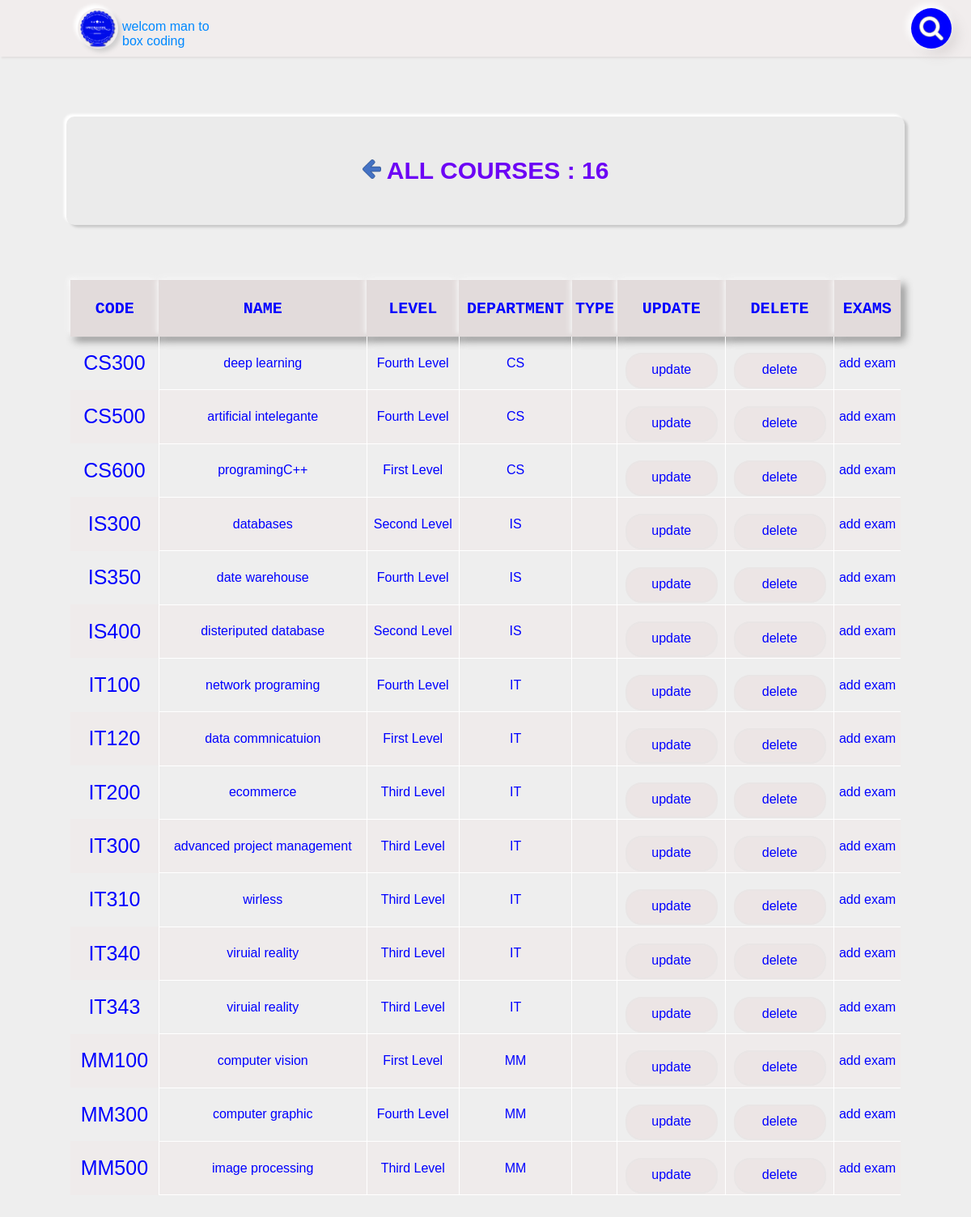
/courses.php, run on the app's committed database.
### tables this page shows
CREATE TABLE `courses` (
  `code` varchar(100) NOT NULL,
  `name` varchar(100) NOT NULL,
  `level` varchar(100) NOT NULL,
  `department` varchar(100) NOT NULL
);

### courses.php (the view, shortened to what this page needs)
<?php
include('config.php');
$selectedc=mysqli_query($con,"select * from courses");
?>
<!DOCTYPE html>
<html lang="en">
<head>
</head>
<body>
    <link href="CSS/stylesh.css" rel="stylesheet" type="text/css">
    <link href="CSS/styleadmin.css" rel="stylesheet" type="text/css">
    <div id="header" class="log">
        <div class="grad">
            <div><img src="img/prand.png" class="card"/><p id="p1" >welcom man to<br>box coding</p></div>
            <div id="blue"><img src="img/search.png" id="cent" class="card1"/></div>
        </div>
    </div>
    <center>
        <form id="form" action="delete_from_car.php" method="post">
        <h2 style="padding:50px 0px;font-size:30px" class="h2" id="discount"> <a href="admin.php"><img src="IMG/return.png" alt="" width=23></a> ALL COURSES : </h2>
        <center>
        <br>
        </center>
        <table>
                <tr>
                    <th>code</th>
                    <th>name</th>
                    <th>level</th>
                    <th>department</th>
                    <th>type</th>
                    <th>update</th>
                    <th>delete</th>
                    <th>exams</th>
                </tr>
        <tbody id="tbody">
        <?php
        while($row=mysqli_fetch_array($selectedc)){
        echo"<tr>";
        echo"<td>$row[0]</td>";
        echo"<td>$row[1]</td>";
        echo"<td>$row[2]</td>";
        echo"<td>$row[3]</td>";
        echo"<td></td>";
        echo"<td> <a href='editc.php ?id=$row[0]' class='aa'>update</a></td>";
        echo"<td> <a href='deletec.php ?id=$row[0]' class='aa'>delete</a></td>";
        echo"<td> <a href='addexam.php ?id=$row[0]' class='btna'>add exam</a></td>";
        echo"</tr>";
       }
        ?>
        </tbody>
</table>
</form>
</center>
</body>
</html>

### CSS/stylesh.css (style rules this page uses)
* { padding: 0px; margin: 0px; font-family:sans-serif; }
body { background-color: #eeeeee; color:blue; }
#header { width:100%; height: 70px; background: #f1eded; box-shadow: -4px -4px 4px 0px #ffffff, 2px 2px 2px 0px rgb(226, 223, 223); color: blue; }
.card { width: 50px; height: 50px; border-radius: 80%; margin-top: 10px; box-shadow: -4px -4px 4px 0px #ffffff, 4px 4px 5px 0px #d1d0d0; }
.card1 { margin-top: 5px; width: 25px; margin-left:25%; }
.grad { width: 90%; margin-left:8%; }
.grad { display: flex; justify-content: space-between; }
#blue { background-color: blue; border-radius:50%; width: 50px; height: 50px; margin-top: 10px; box-shadow: -3px -3px 8px 2px #ffffff, 8px 8px 15px 0px rgb(221, 216, 216); }
#p1 { margin-top: -40px; margin-left: 55px; color: #0088ff; }

### CSS/styleadmin.css (style rules this page uses)
button,.a,.aa { width:auto; height: 40px; border-radius: 20px; background-color: #ece5e5; border: 2px solid #e9e5e5; color: blue; margin:1% 1%; display: inline-block; padding: 0px 20px; transition-duration:500ms; }
.h2 { box-shadow: -3px -3px 3px 0px #ffffff, 4px 3px 3px 0px rgb(201, 201, 201); width: 96%; outline: none; border: none; background-color:rgb(235, 235, 235); border-radius:10px; font-size: 20px; color: #6c04f5; }
.aa { text-align: center; padding-top: 10px; width: 70px; text-decoration: none; height: 30px; margin-top: 20px; }
.btna { text-decoration: none; color: blue; }

### courses.php (style rules this page uses)
table { text-align: center; margin-top: 10px; color:white; border-collapse: collapse; margin:50px 0px; width:95%; }
table th { color:blue; text-transform: uppercase; background-color: #e2dbdb; padding: 10px 0px; box-shadow: -2px -2px 7px 0px #ffffff , 5px 5px 10px 0px rgb(0, 0, 0,0.45); height:50px; font-size:20px; font-family: monospace; border:none; }
tr:nth-child(even) { background-color:#efebeb; color:blue; }
tr:nth-child(odd) { background-color: #dcdff; color:blue; }
tbody td:first-child { cursor: pointer; background-color:dddddd; color:blue; font-size:25px; transition-duration: 500ms; padding:0px 5px; border:none; }
th,td { border-left:1px solid #fff; }
td { border-bottom:1px solid #fff; }
#form { width:90%; margin:50px 0px; padding:2%; }
.aa { background-color:blue; color:white; }
#cent { width:30px; margin:10px 10px; }

### data on the page
courses: code "CS300", name "deep learning", level "Fourth Level", department "CS"
courses: code "CS500", name "artificial intelegante", level "Fourth Level", department "CS"
courses: code "CS600", name "programingC++", level "First Level", department "CS"
courses: code "IS300", name "databases", level "Second Level", department "IS"
courses: code "IS350", name "date warehouse", level "Fourth Level", department "IS"
courses: code "IS400", name "disteriputed database", level "Second Level", department "IS"
courses: code "IT100", name "network programing", level "Fourth Level", department "IT"
courses: code "IT120", name "data commnicatuion", level "First Level", department "IT"
courses: code "IT200", name "ecommerce", level "Third Level", department "IT"
courses: code "IT300", name "advanced project management", level "Third Level", department "IT"
courses: code "IT310", name "wirless", level "Third Level", department "IT"
courses: code "IT340", name "viruial reality", level "Third Level", department "IT"
courses: code "IT343", name "viruial reality", level "Third Level", department "IT"
courses: code "MM100", name "computer vision", level "First Level", department "MM"
courses: code "MM300", name "computer graphic", level "Fourth Level", department "MM"
courses: code "MM500", name "image processing", level "Third Level", department "MM"
